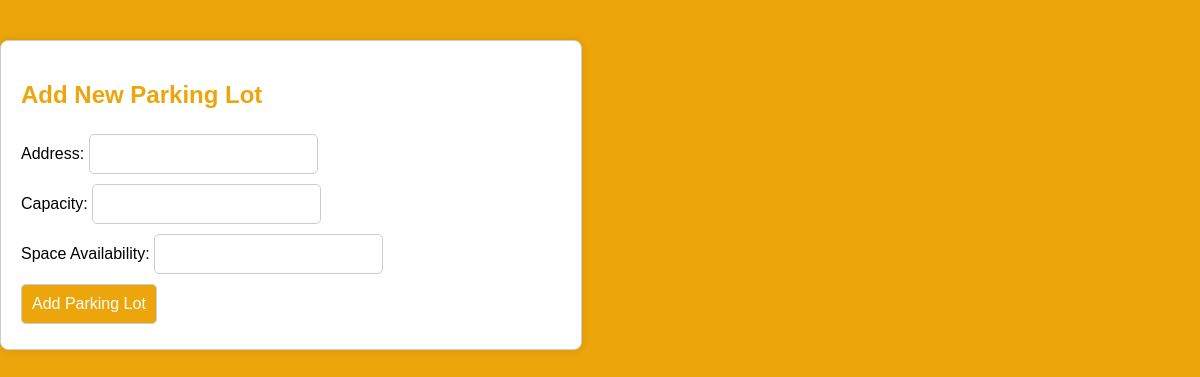
/parkinglot.php?parking_owner_id=4, run on an earlier commit of the app's database.
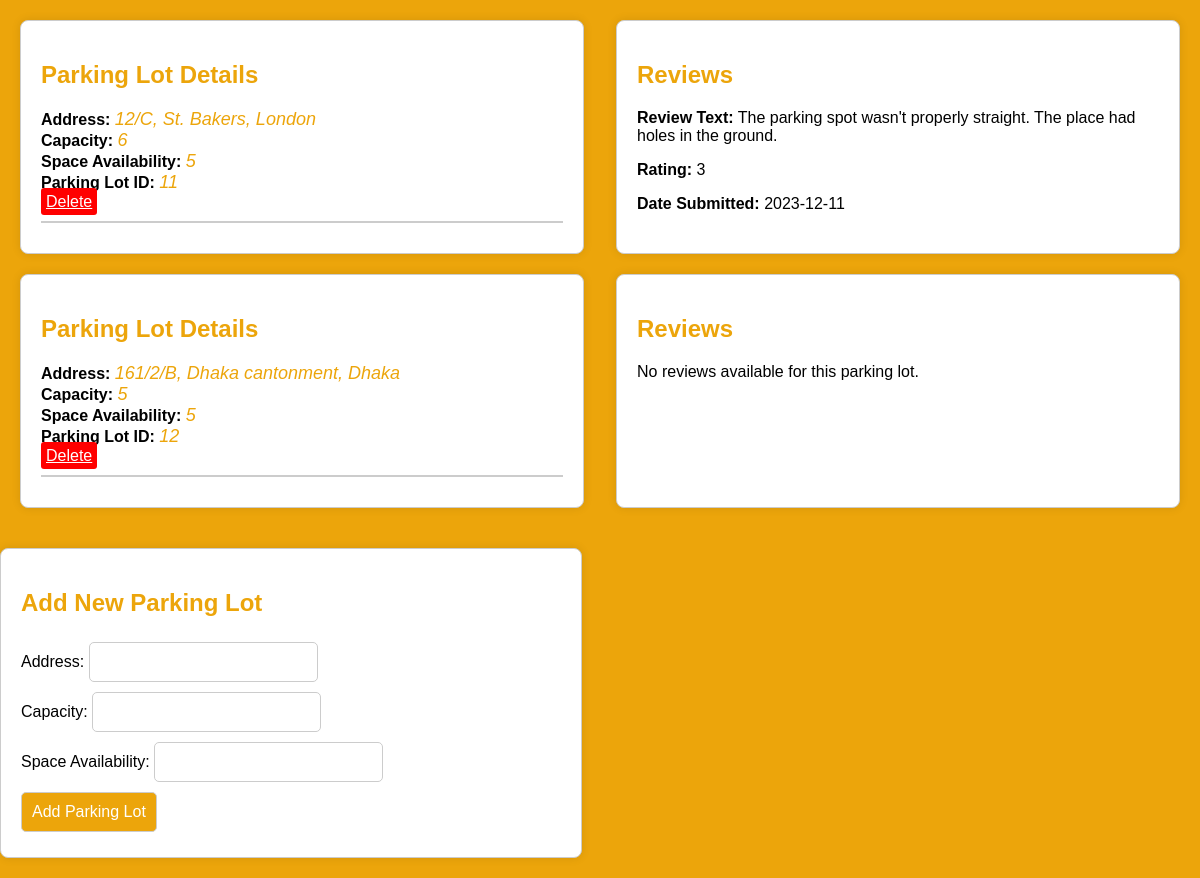
And on a later commit of the database.
### tables this page shows
CREATE TABLE `review` (
  `review_id` int(11) NOT NULL,
  `driver_id` int(11) DEFAULT NULL,
  `parking_lot_id` int(11) DEFAULT NULL,
  `rating` int(11) DEFAULT NULL,
  `review_text` text DEFAULT NULL,
  `date_submitted` date DEFAULT NULL
);

CREATE TABLE `parkinglot` (
  `parking_lot_id` int(11) NOT NULL,
  `address` text DEFAULT NULL,
  `capacity` int(11) DEFAULT NULL,
  `space_availability` int(11) DEFAULT NULL,
  `parking_owner_id` int(11) DEFAULT NULL
);

### parkinglot.php (the view, shortened to what this page needs)
<?php
require_once('DBconnect.php');
$parking_owner_id = $_GET['parking_owner_id'];
$sql = "SELECT parkinglot.*, review.review_text, review.rating, review.date_submitted
        FROM parkinglot
        LEFT JOIN review ON parkinglot.parking_lot_id = review.parking_lot_id
        WHERE parkinglot.parking_owner_id = $parking_owner_id";
$result = mysqli_query($conn, $sql);
?>
<!DOCTYPE html>
<html lang="en">
<head>
</head>
<body>
<div class="parking-lot-container">
    <?php
    while ($row = mysqli_fetch_assoc($result)) {
        echo "<div class='parking-lot-details'>";
        echo "<h2>Parking Lot Details</h2>";
        echo "<div><strong>Address:</strong> <span class='existing-info'>{$row['address']}</span></div>";
        echo "<div><strong>Capacity:</strong> <span class='existing-info'>{$row['capacity']}</span></div>";
        echo "<div><strong>Space Availability:</strong> <span class='existing-info'>{$row['space_availability']}</span></div>";
        echo "<div><strong>Parking Lot ID:</strong> <span class='existing-info'>{$row['parking_lot_id']}</span></div>";
        echo "<a class='delete-button' href='?parking_owner_id=$parking_owner_id&delete_parking_lot_id={$row['parking_lot_id']}'>Delete</a>";
        echo "<hr>";
        echo "</div>";
        echo "<div class='review-container'>";
        echo "<h2>Reviews</h2>";
        if ($row['review_text'] !== null) {
            echo "<p><strong>Review Text:</strong> {$row['review_text']}</p>";
            echo "<p><strong>Rating:</strong> {$row['rating']}</p>";
            echo "<p><strong>Date Submitted:</strong> {$row['date_submitted']}</p>";
        } else {
            echo "<p>No reviews available for this parking lot.</p>";
        }
        echo "</div>";
    }
    ?>
</div>
<div class="add-parking-lot-form">
    <h2>Add New Parking Lot</h2>
    <form action="parkinglot.php?parking_owner_id=<?php echo $parking_owner_id; ?>" method="post">
        Address: <input type="text" name="newAddress" required><br>
        Capacity: <input type="number" name="newCapacity" required><br>
        Space Availability: <input type="number" name="newSpaceAvailability" required><br>
        <input type="submit" value="Add Parking Lot">
    </form>
</div>
</body>
</html>

### parkinglot.php (style rules this page uses)
body { font-family: Arial, sans-serif; margin: 0; padding: 0; background-color: rgb(236, 165, 11); }
.parking-lot-container { display: flex; flex-wrap: wrap; justify-content: space-between; margin: 20px; }
.parking-lot-details, .review-container, .add-parking-lot-form { width: 45%; margin-bottom: 20px; padding: 20px; border: 1px solid #ccc; border-radius: 8px; background-color: #fff; box-shadow: 0 0 10px rgba(0, 0, 0, 0.1); }
h2 { color: rgb(236, 165, 11); }
strong { font-weight: bold; }
.existing-info { font-size: 18px; color: rgb(236, 165, 11); font-style: italic; }
hr { border: 1px solid #ccc; margin: 10px 0; }
.add-parking-lot-form form { margin-top: 20px; }
input[type="text"], input[type="number"], input[type="submit"] { padding: 10px; margin: 5px 0; border: 1px solid #ccc; border-radius: 5px; font-size: 16px; }
input[type="submit"] { background-color: rgb(236, 165, 11); color: #fff; cursor: pointer; transition: background-color 0.3s, color 0.3s; }
.delete-button { background-color: #ff0000; color: #fff; border: none; padding: 5px; border-radius: 3px; cursor: pointer; transition: background-color 0.3s; }
.review-container { margin-left: 10px; }

What changed in the data, as far as the page shows it:
added review: parking_lot.address "12/C, St. Bakers, London", parking_lot.capacity "6", parking_lot.space_availability "5", parking_lot.parking_lot_id "11", review_text "The parking spot wasn't properly straight. The place had holes in the ground.", rating "3", date_submitted "2023-12-11"
added parkinglot: address "161/2/B, Dhaka cantonment, Dhaka", capacity "5", space_availability "5", parking_lot_id "12", shows "No reviews available for this parking lot."
